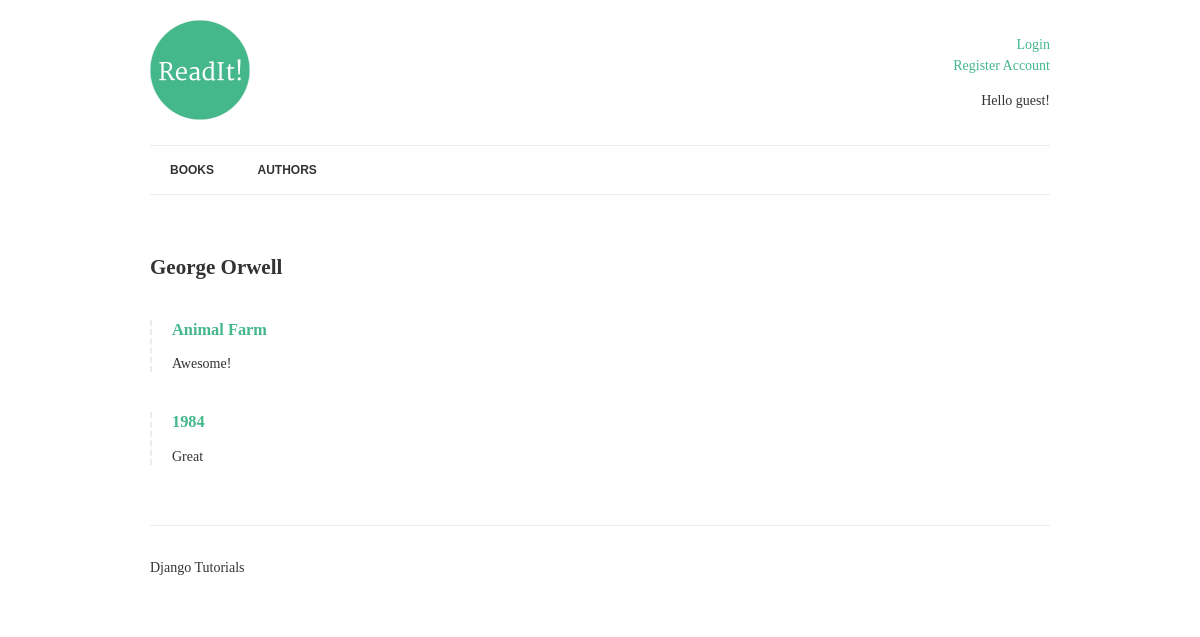
Screenshot of /books/author/2/ with the database file from the repository.
### books/models.py (models this page shows, shortened)
class Author(models.Model):
    name = models.CharField(max_length=70,
                            help_text='Use pen name, not real name',
                            unique=True)

class Book(models.Model):
    title = models.CharField(max_length=150)
    authors = models.ManyToManyField('Author', related_name="books")
    review = models.TextField(blank=True, null=True)
    date_reviewed = models.DateTimeField(blank=True, null=True)
    is_favourite = models.BooleanField(default=False, verbose_name='Favourite?')

### books/views.py (the view)
# urls.py: url(r'^author/(?P<pk>[-\w]+)/$', views.AuthorDetail.as_view(), name='author-detail'),
class AuthorDetail(DetailView):
    model = Author
    template_name = 'books/author.html'

### templates/books/author.html (shortened to what this page needs)
{% extends 'books/base.html' %}
{% block content %}
  <h2>{{ author.name }}</h2>
  {% for book in author.books.all %}
    {% if book.review %}
      <div class="book">
        <h3>
          <a href="{% url 'book-detail' book.pk %}">
            {{ book.title | title }}
          </a>
        </h3>
        <p>{{ book.review|linebreaks }}</p>
      </div>
    {% endif %}
  {% endfor %}
{% endblock %}

### static/css/style.css (style rules this page uses)
.book { border-left: 2px dashed #ececec; padding-left: 20px; margin: 40px 0; }
body { font-family: 'Merriweather', serif; color: #333; font-size: 14px; }
h1, h2, h3, h4, h5, h6 { font-family: 'Roboto Slab', serif; }
a { color: #44B78B; text-decoration: none; }

### rows the page displays
Author: name "George Orwell"
Book: title "Animal Farm", review "Awesome!"
Book: title "1984", review "Great"
